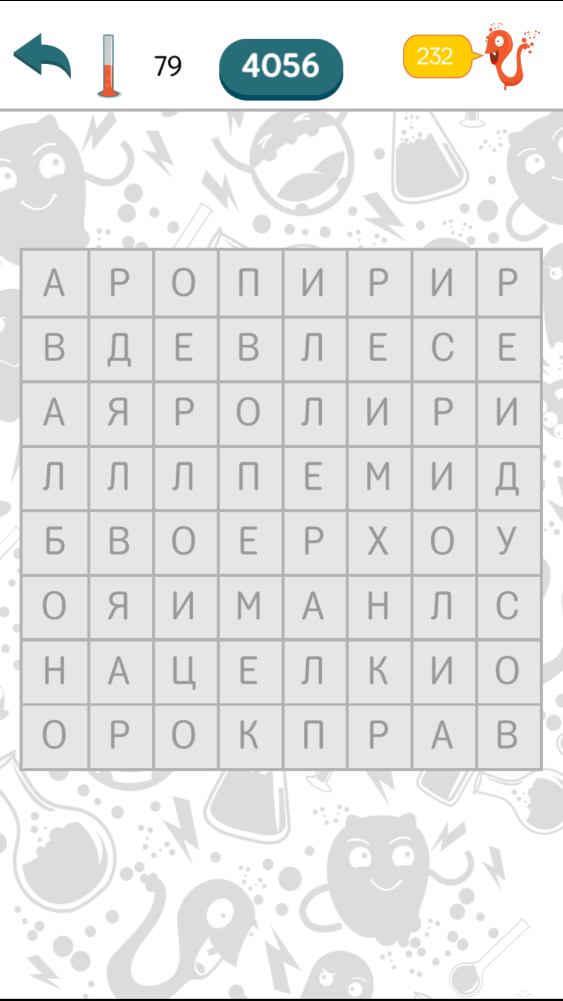
#> input picture img/level79.png, 1125 x 2001 px (shown at 1/2 size)
$ python -i computer_vision.py   (imports and definitions only)
#> lines starting #> are read from the running program, lines starting #| are printed output that depends on the picture; after the words box and inside, x2 and y2 are one past the last pixel; in counts of white or black regions, pixels touching at a corner belong together
#> further down, picture is the input picture: shape (2001, 1125, 3); mean B, G, R 228.6, 229.4, 229.1
from skimage.filters import threshold_local
from skimage.morphology import remove_small_objects
import cv2
import numpy as np


# [9 lines left out: function read_frames, not called in this run]


def find_tip(contour, tip_function):
    return tuple(contour[max(enumerate([tip_function(*pt[0]) for pt in contour]), key=lambda p: p[1])[0]][0])


tip_bottom_right = lambda x, y: x + y
tip_bottom_left = lambda x, y: y - x
tip_top_right = lambda x, y: x - y
tip_top_left = lambda x, y: -x - y


# [8 lines left out: function draw_points, not called in this run]


def to_bw(frame):
    frame_gray = cv2.cvtColor(frame, cv2.COLOR_BGR2GRAY)
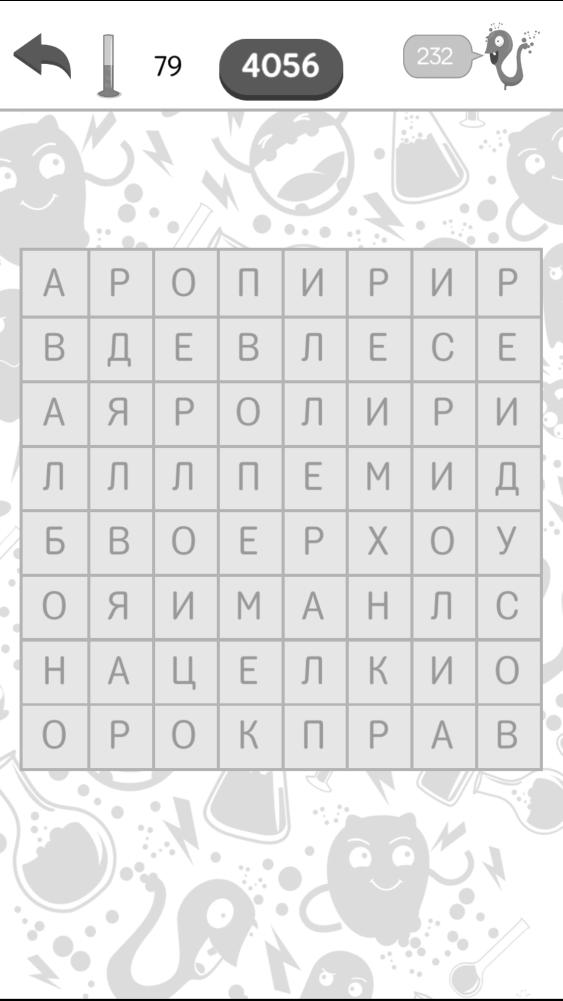
#> frame_gray: shape (2001, 1125) (shown at 1/2 size); min 0, max 255, mean 229.2
    frame_gray_blur = cv2.GaussianBlur(frame_gray, (5, 5), 100)
    frame_t = threshold_local(frame_gray_blur, 21, offset=2, method="gaussian")
    kernel = np.ones((3, 3), np.uint8)
    return cv2.morphologyEx((frame_gray_blur < frame_t).astype('uint8'), cv2.MORPH_OPEN, kernel)
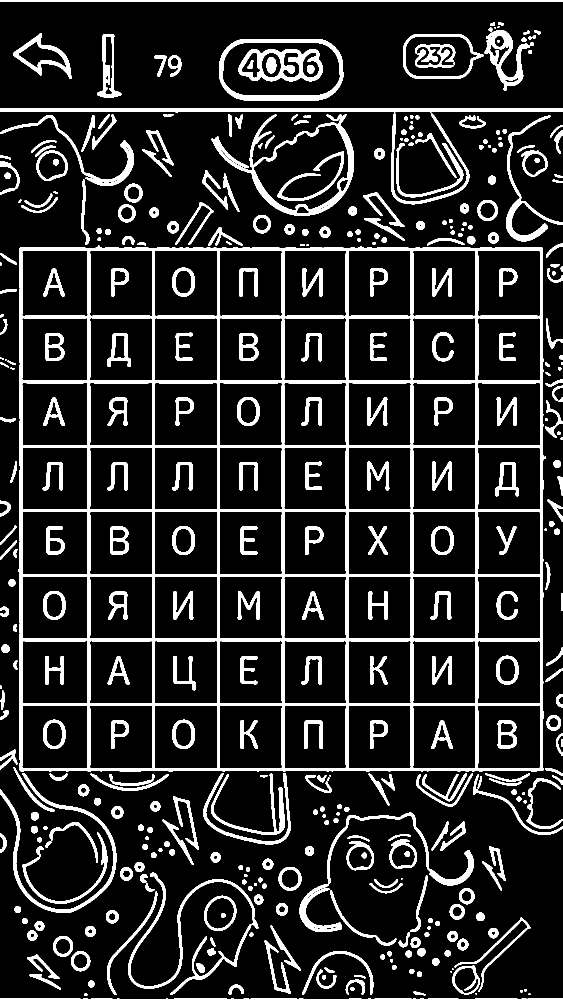
#> returned value: shape (2001, 1125) (shown at 1/2 size); values 0 (black) and 1 (white), 14.7% white; 411 white regions (17 under 20 px)


def to_bw2(frame, kernel_size=27):
    frame_gray = cv2.cvtColor(frame, cv2.COLOR_BGR2GRAY)
    frame_gray_blur = cv2.GaussianBlur(frame_gray, (kernel_size, kernel_size), 160)
    frame_t = threshold_local(frame_gray_blur, 21, offset=2, method="gaussian")
    return (frame_gray < frame_t).astype('uint8')


def get_corners_by_contour(contour):
    return tuple(map(lambda f: find_tip(contour, f),
                     (tip_top_left, tip_top_right, tip_bottom_right, tip_bottom_left)))


# [13 lines left out: functions get_corners, get_aoi, not called in this run]


def get_aoi_by_corners(frame, corners, side=512):
    src = np.array(corners, dtype='float32')
    dst = np.array([[0, 0], [side - 1, 0], [side - 1, side - 1], [0, side - 1]], dtype='float32')

    return cv2.warpPerspective(frame, cv2.getPerspectiveTransform(src, dst), (int(side), int(side)))


def find_stripes_count(sums):
    # noinspection PyBroadException
    try:
        sum_vert = sums.astype('float64')
        ws = 20
        #     sum_vert_copy = sum_vert.copy()
        sum_ver_idxs = (np.diff(np.sign(np.diff(sum_vert))) < 0).nonzero()[0] + 1
        sum_ver_idxs = sum_ver_idxs[sum_vert[sum_ver_idxs] > 0.8 * sum_vert.max()]
        for v in sum_ver_idxs:
            sum_vert[max(v - ws, 0):min(v + ws, len(sum_vert))] *= (sum_vert[
                                                                    max(v - ws, 0):min(v + ws, len(sum_vert))]) >= \
                                                                   sum_vert[v]
            if v > 0:
                sum_vert[max(v - ws, 0):v] *= (sum_vert[max(v - ws, 0):v]) > sum_vert[v]
        sum_ver_idxs = sum_ver_idxs[sum_vert[sum_ver_idxs] > 0.8 * sum_vert.max()]

        diffs = np.diff(sum_ver_idxs)
        if len(diffs) > 0:
            return int(sum_vert.shape[0] / np.median(diffs))
        else:
            return -1
    except:
        return -1


# [8 lines left out: function get_frame_bw_adaptive, not called in this run]


def get_frame_bw_adaptive2(frame, dbg=None):
    if dbg is None:
        dbg = dict()  # Debug information from this dictionary will be effectively discarded
    kernel5 = np.ones((5, 5), np.uint8)
    # side = 768
    frame_src_bw = to_bw(frame)
    dbg['frame_src_bw'] = frame_src_bw
    ext_contours, hierarchy = cv2.findContours(frame_src_bw, cv2.RETR_LIST, cv2.CHAIN_APPROX_SIMPLE)
#> ext_contours = 609 contours, 73 with area under 20; largest, box (x1, y1, x2, y2) and area: (37, 491, 1088, 1544) 1094138, (438, 78, 687, 201) 27595, (444, 85, 681, 192) 22779, (43, 500, 177, 633) 17055, (43, 1410, 176, 1538) 16388
    frame_area = np.prod(frame_src_bw.shape[:2])
#> frame_area = 2251125
    frame_bw_result, rows_result, cols_result = None, -1, -1
    all_considered_contours = []
    for contour in ext_contours:
        if cv2.contourArea(contour) > frame_area * .1:
            all_considered_contours.append(contour)
            corners = get_corners_by_contour(contour)
            aoi_side = 768
            aoi_by_corners = get_aoi_by_corners(frame, corners, aoi_side)
            frame_bw = cv2.morphologyEx(to_bw(aoi_by_corners), cv2.MORPH_OPEN, kernel5)
            rows, cols = find_stripes_count(frame_bw.sum(axis=1)), find_stripes_count(frame_bw.sum(axis=0))
            if (rows == cols) and (rows > 2):
                dbg['corners'] = corners
                dbg['aoi_by_corners'] = aoi_by_corners
                dbg['contour'] = contour
                dbg['aoi_side'] = aoi_side
                rows_result, cols_result = rows, cols
                # frame_bw_result = cv2.morphologyEx(to_bw2(get_aoi_by_corners(frame, corners, 1024)), cv2.MORPH_OPEN,
                #                                    kernel5)
                if rows > 5:
                    aoi_side = 2048
                    aoi_by_corners = get_aoi_by_corners(frame, corners, aoi_side)
                    dbg['aoi_by_corners'] = aoi_by_corners
                    dbg['aoi_side'] = aoi_side
                    frame_bw_result = to_bw2(aoi_by_corners)
                #                     frame_bw_result = cv2.morphologyEx(frame_bw_result, cv2.MORPH_OPEN, kernel5)
                else:
                    frame_bw_result = frame_bw
            else:
                dbg['corners_candidate'] = corners
                dbg['aoi_by_corners_candidate'] = aoi_by_corners
#> this loop made 609 passes
#> (corners, aoi_side, rows, cols, rows_result, cols_result) on pass 420: (((40, 495), (1085, 496), (1085, 1541), (39, 1540)), 2048, 8, 8, 8, 8)
#> contour on passes 2, 4, 7, 16, 19, 60: [[1057, 1987], [1057, 1989], [1060, 1989], [1060, 1987]], [[951, 1986], [951, 1988], [953, 1988], [953, 1986]], [[1049, 1978], [1049, 1982], [1052, 1982], [1052, 1978]], [[901, 1942], [901, 1944], [903, 1944], [903, 1942]], [[904, 1937], [904, 1939], [906, 1939], [906, 1937]], [[621, 1851], [622, 1850], [623, 1851], [622, 1852]]
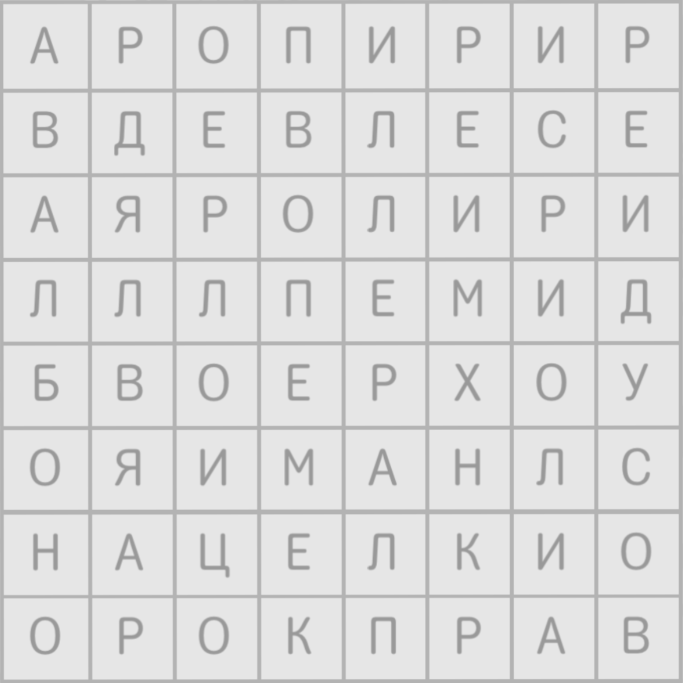
#> aoi_by_corners: shape (2048, 2048, 3) (shown at 1/3 size); min 153, max 230, mean 220.8
#> after the loop, all_considered_contours = 1 contour; box (x1, y1, x2, y2) and area: (37, 491, 1088, 1544) 1094138; dbg = 5 items

    dbg['all_considered_contours'] = all_considered_contours
    return frame_bw_result, rows_result, cols_result


# [39 lines left out: functions remove_zero_paddings, extract_letters_to_recognize, letters_to_recognize_to_pic, not called in this run]


palette10 = [(31, 119, 180),
             (255, 127, 14),
             (44, 160, 44),
             (214, 39, 40),
             (148, 103, 189),
             (140, 86, 75),
             (227, 119, 194),
             (127, 127, 127),
             (188, 189, 34),
             (23, 190, 207)]


# [82 lines left out: functions visualise_contours, decomposition_to_labels, make_connections_map, make_color_map, make_color_grid, make_ar_frame, not called in this run]


def make_answer_frame(frame_bw, decomposition, rows):
    img_rgb = 255 - np.dstack([frame_bw.astype(np.uint8)] * 3) * 255
    return cv2.addWeighted(img_rgb, 0.3, make_color_grid(decomposition, rows, frame_bw.shape[0]), 0.7, 0)

>>> import cv2
>>> picture = cv2.imread('img/level79.png')
>>> result = get_frame_bw_adaptive2(picture)

$ run again, on img/level91.png
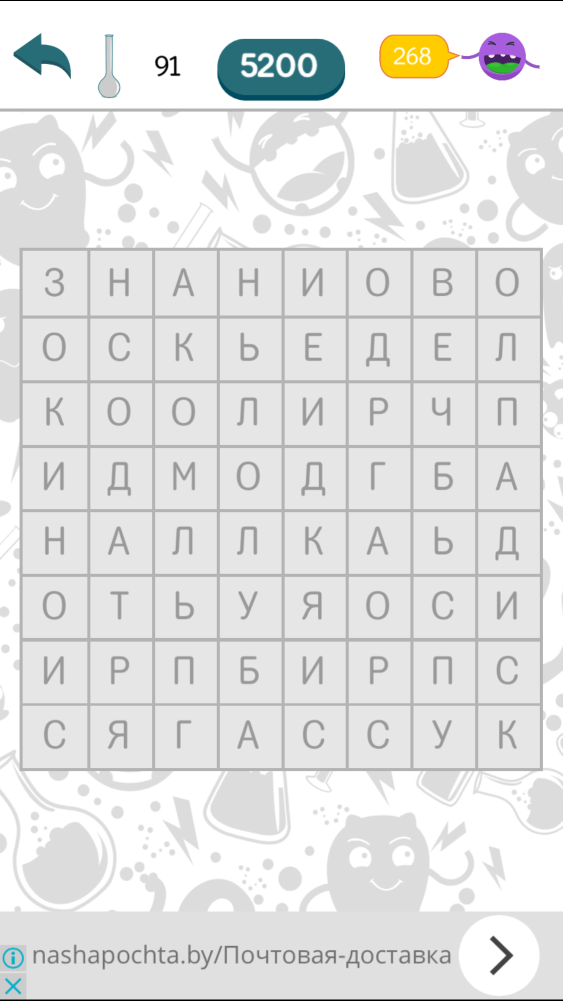
#> input picture img/level91.png, 1125 x 2001 px (shown at 1/2 size)
#> picture is the input picture: shape (2001, 1125, 3); mean B, G, R 227, 227.5, 226.8
#> in to_bw, `return cv2.morphologyEx((frame_gray_blur < frame_t).astype('uint8'), c..`:
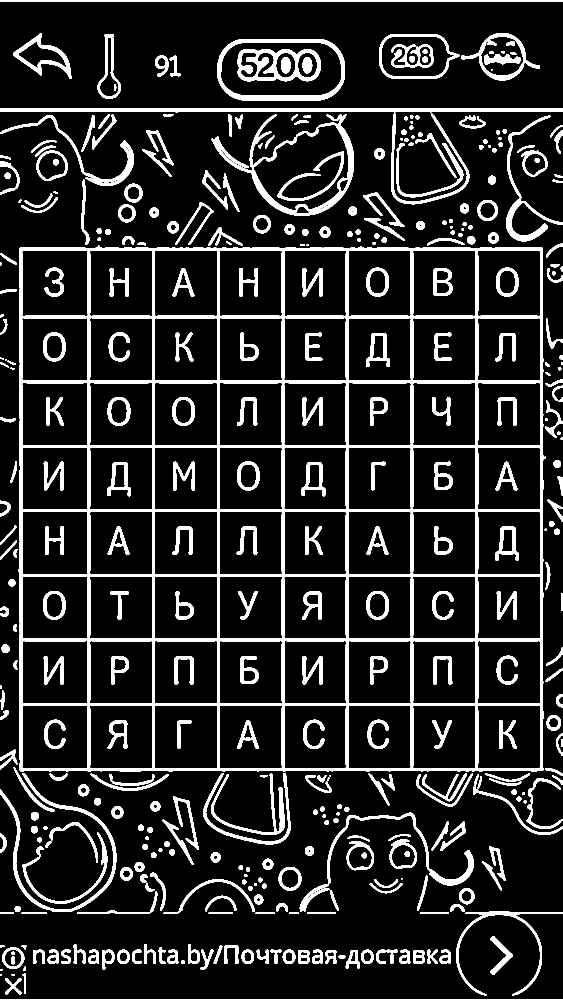
#> returned value: shape (2001, 1125) (shown at 1/2 size); values 0 (black) and 1 (white), 14.4% white; 403 white regions (13 under 20 px)
#> ext_contours = 592 contours, 61 with area under 20; largest, box (x1, y1, x2, y2) and area: (37, 491, 1088, 1544) 1094138, (435, 78, 690, 201) 28446, (441, 85, 684, 192) 23523, (43, 500, 177, 633) 17055, (43, 1410, 176, 1538) 16388
#> the loop in get_frame_bw_adaptive2, `for contour in ext_contours:` made 592 passes
#> (corners, aoi_side, rows, cols, rows_result, cols_result) on pass 410: (((40, 495), (1085, 496), (1085, 1541), (39, 1540)), 2048, 8, 8, 8, 8)
#> after the loop in get_frame_bw_adaptive2, `for contour in ext_contours:`:
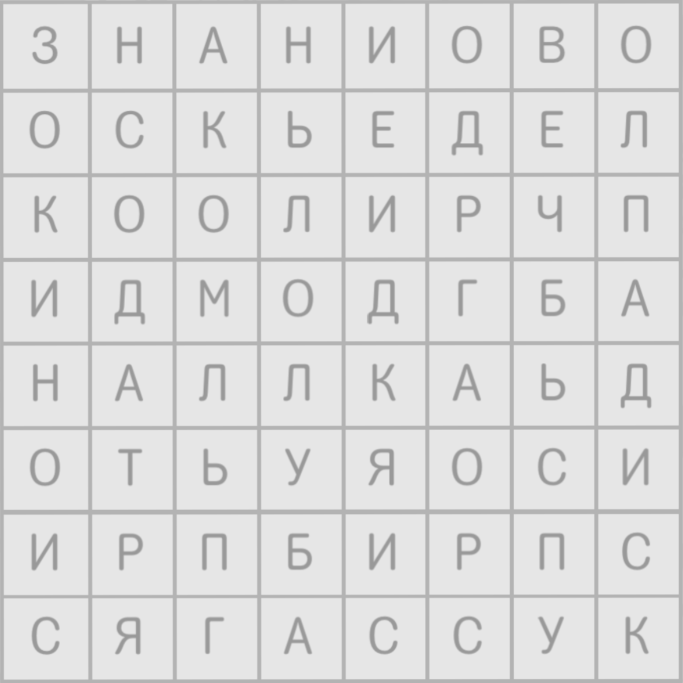
#> aoi_by_corners: shape (2048, 2048, 3) (shown at 1/3 size); min 153, max 230, mean 220.9
#> after the loop in get_frame_bw_adaptive2, `for contour in ext_contours:`: all_considered_contours = 1 contour; box (x1, y1, x2, y2) and area: (37, 491, 1088, 1544) 1094138; dbg = 5 items

$ run again, on img/level99_hard.png
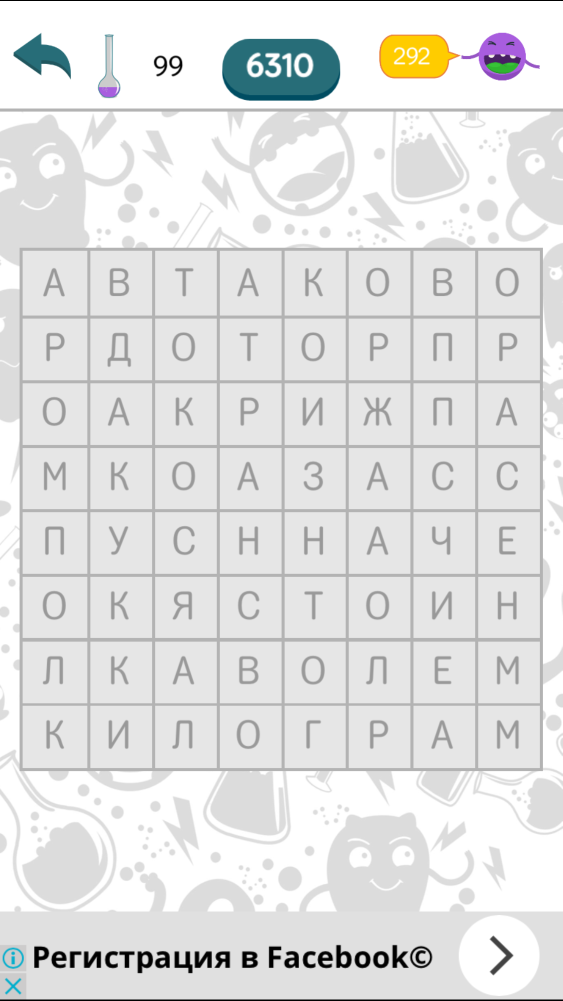
#> input picture img/level99_hard.png, 1125 x 2001 px (shown at 1/2 size)
#> picture is the input picture: shape (2001, 1125, 3); mean B, G, R 226.1, 226.6, 226
#> in to_bw, `return cv2.morphologyEx((frame_gray_blur < frame_t).astype('uint8'), c..`:
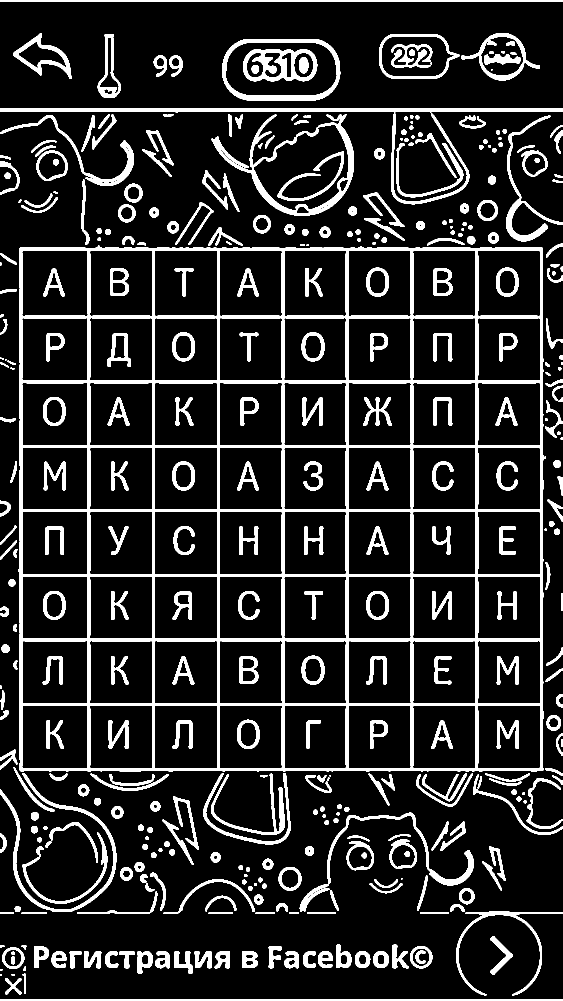
#> returned value: shape (2001, 1125) (shown at 1/2 size); values 0 (black) and 1 (white), 14.4% white; 392 white regions (14 under 20 px)
#> ext_contours = 580 contours, 62 with area under 20; largest, box (x1, y1, x2, y2) and area: (37, 491, 1088, 1544) 1094138, (444, 78, 681, 201) 25978, (450, 85, 675, 192) 21374, (43, 500, 177, 633) 17055, (43, 1410, 176, 1538) 16388
#> the loop in get_frame_bw_adaptive2, `for contour in ext_contours:` made 580 passes
#> (corners, aoi_side, rows, cols, rows_result, cols_result) on pass 399: (((40, 495), (1085, 496), (1085, 1541), (39, 1540)), 2048, 8, 8, 8, 8)
#> after the loop in get_frame_bw_adaptive2, `for contour in ext_contours:`:
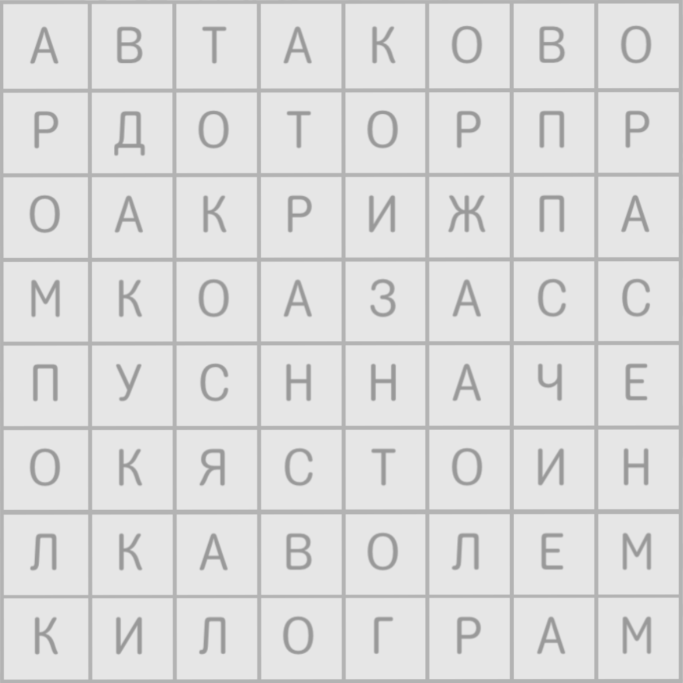
#> aoi_by_corners: shape (2048, 2048, 3) (shown at 1/3 size); min 153, max 230, mean 221
#> after the loop in get_frame_bw_adaptive2, `for contour in ext_contours:`: all_considered_contours = 1 contour; box (x1, y1, x2, y2) and area: (37, 491, 1088, 1544) 1094138; dbg = 5 items
